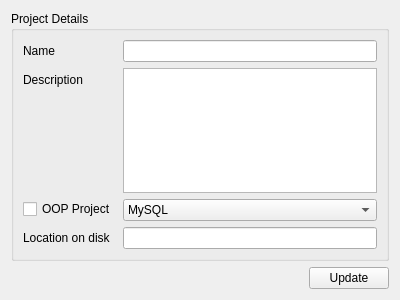
<?xml version="1.0" encoding="UTF-8"?>
<ui version="4.0">
 <class>ProjectDetailsForm</class>
 <widget class="QWidget" name="ProjectDetailsForm">
  <property name="geometry">
   <rect>
    <x>0</x>
    <y>0</y>
    <width>400</width>
    <height>300</height>
   </rect>
  </property>
  <property name="windowTitle">
   <string>Form</string>
  </property>
  <layout class="QVBoxLayout" name="verticalLayout">
   <item>
    <widget class="QGroupBox" name="groupBox">
     <property name="title">
      <string>Project Details</string>
     </property>
     <property name="flat">
      <bool>false</bool>
     </property>
     <layout class="QFormLayout" name="formLayout">
      <property name="fieldGrowthPolicy">
       <enum>QFormLayout::AllNonFixedFieldsGrow</enum>
      </property>
      <item row="0" column="0">
       <widget class="QLabel" name="label">
        <property name="text">
         <string>Name</string>
        </property>
       </widget>
      </item>
      <item row="0" column="1">
       <widget class="QLineEdit" name="txtProjectName">
        <property name="echoMode">
         <enum>QLineEdit::Normal</enum>
        </property>
       </widget>
      </item>
      <item row="1" column="0">
       <widget class="QLabel" name="label_2">
        <property name="text">
         <string>Description</string>
        </property>
       </widget>
      </item>
      <item row="1" column="1">
       <widget class="QTextEdit" name="textEdit"/>
      </item>
      <item row="2" column="0">
       <widget class="QCheckBox" name="checkBox">
        <property name="enabled">
         <bool>true</bool>
        </property>
        <property name="text">
         <string>OOP Project</string>
        </property>
       </widget>
      </item>
      <item row="2" column="1">
       <widget class="QComboBox" name="comboBox">
        <item>
         <property name="text">
          <string>MySQL</string>
         </property>
         <property name="icon">
          <iconset resource="../dbm.qrc">
           <normaloff>:/images/actions/images/small/mysql.png</normaloff>:/images/actions/images/small/mysql.png</iconset>
         </property>
        </item>
        <item>
         <property name="text">
          <string>Sqlite</string>
         </property>
         <property name="icon">
          <iconset resource="../dbm.qrc">
           <normaloff>:/images/actions/images/small/sqlite-icon.png</normaloff>:/images/actions/images/small/sqlite-icon.png</iconset>
         </property>
        </item>
       </widget>
      </item>
      <item row="3" column="0">
       <widget class="QLabel" name="label_3">
        <property name="text">
         <string>Location on disk</string>
        </property>
       </widget>
      </item>
      <item row="3" column="1">
       <widget class="QLineEdit" name="txtLocationOnDisk">
        <property name="echoMode">
         <enum>QLineEdit::Normal</enum>
        </property>
       </widget>
      </item>
     </layout>
    </widget>
   </item>
   <item>
    <layout class="QHBoxLayout" name="horizontalLayout">
     <item>
      <spacer name="horizontalSpacer">
       <property name="orientation">
        <enum>Qt::Horizontal</enum>
       </property>
       <property name="sizeHint" stdset="0">
        <size>
         <width>40</width>
         <height>20</height>
        </size>
       </property>
      </spacer>
     </item>
     <item>
      <widget class="QPushButton" name="btnUpdate">
       <property name="text">
        <string>Update</string>
       </property>
      </widget>
     </item>
    </layout>
   </item>
  </layout>
 </widget>
 <resources>
  <include location="../dbm.qrc"/>
 </resources>
 <connections>
  <connection>
   <sender>btnUpdate</sender>
   <signal>clicked()</signal>
   <receiver>ProjectDetailsForm</receiver>
   <slot>onBtnUpdate()</slot>
   <hints>
    <hint type="sourcelabel">
     <x>347</x>
     <y>276</y>
    </hint>
    <hint type="destinationlabel">
     <x>199</x>
     <y>149</y>
    </hint>
   </hints>
  </connection>
  <connection>
   <sender>checkBox</sender>
   <signal>stateChanged(int)</signal>
   <receiver>ProjectDetailsForm</receiver>
   <slot>onOopCheckChange(int)</slot>
   <hints>
    <hint type="sourcelabel">
     <x>75</x>
     <y>234</y>
    </hint>
    <hint type="destinationlabel">
     <x>199</x>
     <y>149</y>
    </hint>
   </hints>
  </connection>
  <connection>
   <sender>txtProjectName</sender>
   <signal>textEdited(QString)</signal>
   <receiver>ProjectDetailsForm</receiver>
   <slot>onNameChanged(QString)</slot>
   <hints>
    <hint type="sourcelabel">
     <x>258</x>
     <y>47</y>
    </hint>
    <hint type="destinationlabel">
     <x>199</x>
     <y>149</y>
    </hint>
   </hints>
  </connection>
  <connection>
   <sender>textEdit</sender>
   <signal>textChanged()</signal>
   <receiver>ProjectDetailsForm</receiver>
   <slot>decriptionChanged()</slot>
   <hints>
    <hint type="sourcelabel">
     <x>243</x>
     <y>126</y>
    </hint>
    <hint type="destinationlabel">
     <x>199</x>
     <y>149</y>
    </hint>
   </hints>
  </connection>
 </connections>
 <slots>
  <slot>onBtnUpdate()</slot>
  <slot>onOopCheckChange(int)</slot>
  <slot>onNameChanged(QString)</slot>
  <slot>decriptionChanged()</slot>
 </slots>
</ui>
